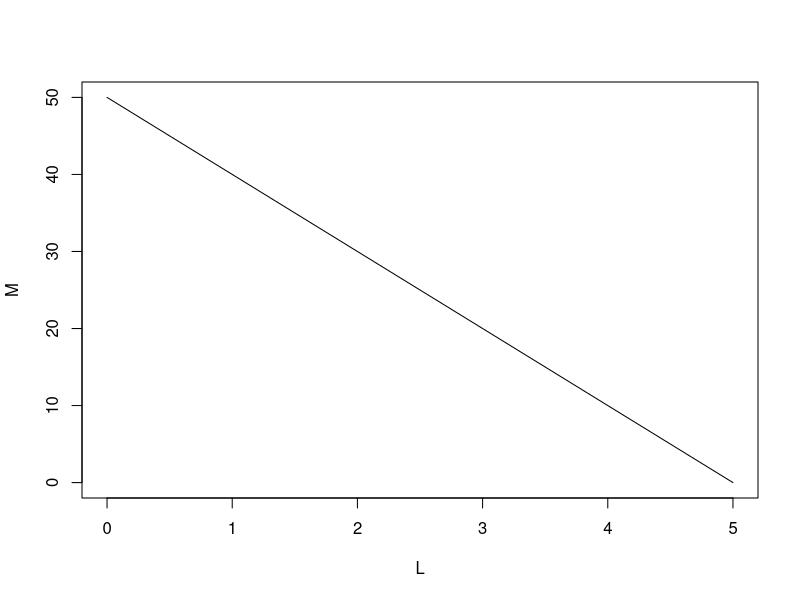

R code for this plot:
library(ggplot2)

# applied point load
P <- 10 # kN

# length of the member
L <- 5 # m

# max bending moment
M <- P * L

# bending moment along beam
BM <- data.frame(L = c(0, L),
                 M = c(M, 0))

# plot bending moment
plot(BM, type = 'lwd')
